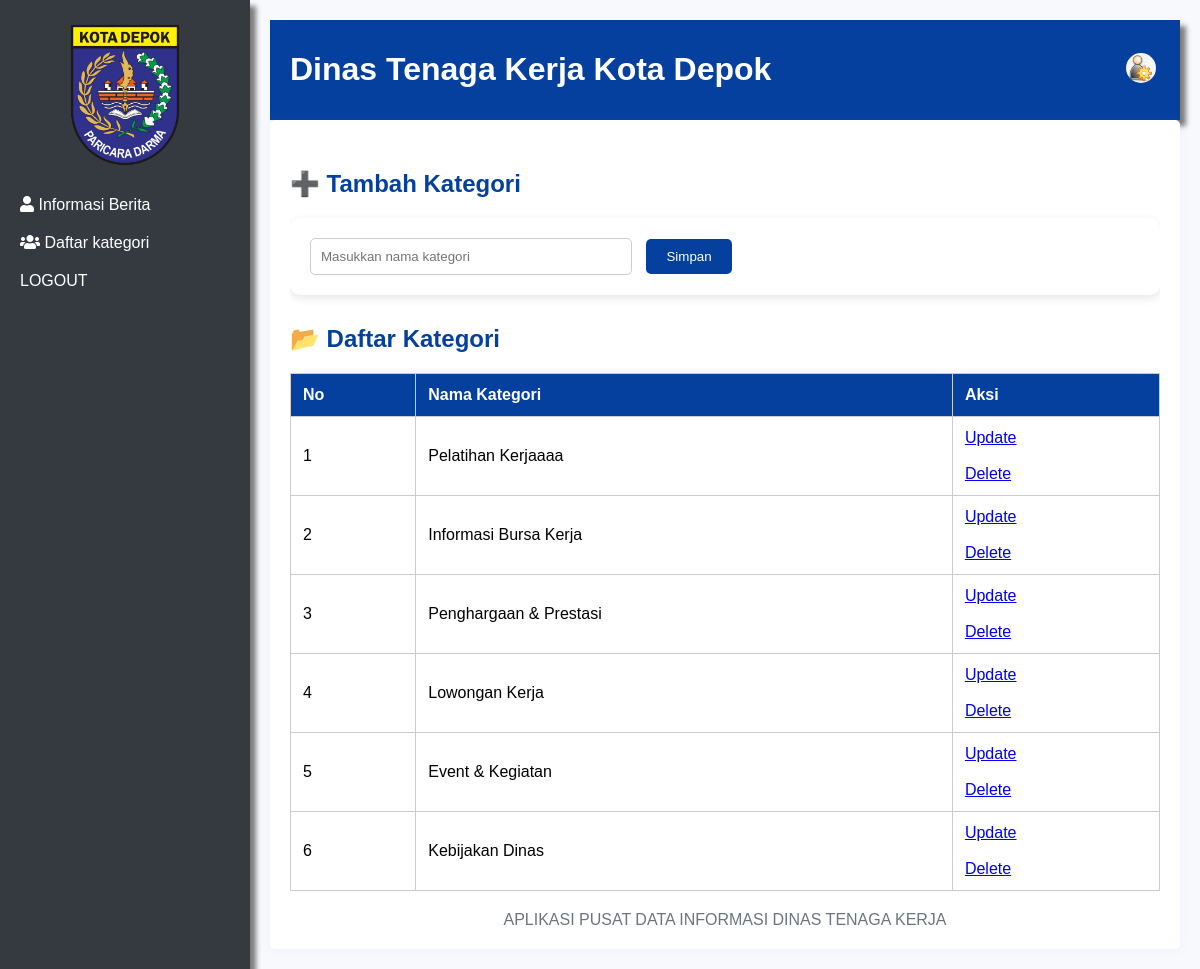
The page /dashboard-admin.php?page=Kategori on the database its author committed.
### tables this page shows
CREATE TABLE `kategori` (
  `id_kategori` int NOT NULL,
  `nama_kategori` varchar(100) NOT NULL
);

### koneksi.php (called while the page is built, shortened)
<?php
class Database{
    var $host = "localhost";
    var $username = "root";
    var $password = "";
    var $Database = "pusdin_disnaker";
    var $conn;
    function __construct(){
        $this->conn = new mysqli($this->host, $this->username, $this->password, $this->Database);
    }
    function tampil_kategori(){
        $data = [];
        $result = $this->conn->query("SELECT * FROM kategori ORDER BY id_kategori ASC");
        while ($row = $result->fetch_assoc()) {
            $data[] = $row;
        }
        return $data;
    }
}
?>

### tambah-kategori.php (the view, shortened to what this page needs)
<!DOCTYPE html>
<html lang="id">
<head>
</head>
<body>
<?php
include ('koneksi.php');
$db = new Database();
$kategori = $db->tampil_kategori();
?>
<h2>➕ Tambah Kategori</h2>
<form action="proses.php?aksi=tambah_kategori" method="POST">
  <input type="text" name="nama_kategori" required placeholder="Masukkan nama kategori">
  <button type="submit" name="tambah">Simpan</button>
</form>
<h2>📂 Daftar Kategori</h2>
<table>
  <thead>
    <tr>
      <th>No</th>
      <th>Nama Kategori</th>
      <th>Aksi</th>
    </tr>
  </thead>
  <tbody>
    <?php
    $no = 1;
    if (!empty($kategori)){
      foreach ($kategori as $row){
        ?>
        <tr>
          <td><?php echo $no++ ?></td>
          <td><?php echo ($row['nama_kategori']); ?></td>
          <td>
            <a href="edit-kategori.php?id=<?php echo $row['id_kategori']; ?>"class="update">Update</a><br><br>
            <a href="proses.php?id=<?php echo $row['id_kategori']; ?>&aksi=hapus_kategori" onclick="return confirm('Apakag anda yakin ingin menghapus data ini?')" class="update">Delete</a>
          </td>
        </tr>
        <?php
      }
    }
    ?>
  </tbody>
</table>
</body>
</html>

### dashboard-admin.php (style rules this page uses)
body { font-family: Arial, sans-serif; margin: 0; padding: 0; background-color: #f4f4f4; }
table { width: 100%; border-collapse: collapse; margin-top: 20px; }
table, th, td { border: 1px solid #ddd; }
th, td { padding: 10px; text-align: left; }
th { background-color: #f8f9fa; }

### tambah-kategori.php (style rules this page uses)
body { font-family: Arial, sans-serif; background-color: #f7f9fc; }
h2 { color: #05409e; }
form { background-color: #fff; padding: 20px; border-radius: 10px; margin-bottom: 30px; box-shadow: 0 3px 10px rgba(0,0,0,0.1); }
input[type="text"] { padding: 10px; width: 300px; border: 1px solid #ccc; border-radius: 5px; }
button { padding: 10px 20px; background-color: #05409e; color: #fff; border: none; border-radius: 5px; cursor: pointer; margin-left: 10px; }
table { width: 100%; border-collapse: collapse; background-color: #fff; box-shadow: 0 3px 10px rgba(0,0,0,0.1); }
th, td { border: 1px solid #ccc; padding: 12px; text-align: left; }
th { background-color: #05409e; color: white; }

### rows shown on the page
kategori: nama_kategori "Pelatihan Kerjaaaa"
kategori: nama_kategori "Informasi Bursa Kerja"
kategori: nama_kategori "Penghargaan & Prestasi"
kategori: nama_kategori "Lowongan Kerja"
kategori: nama_kategori "Event & Kegiatan"
kategori: nama_kategori "Kebijakan Dinas"
